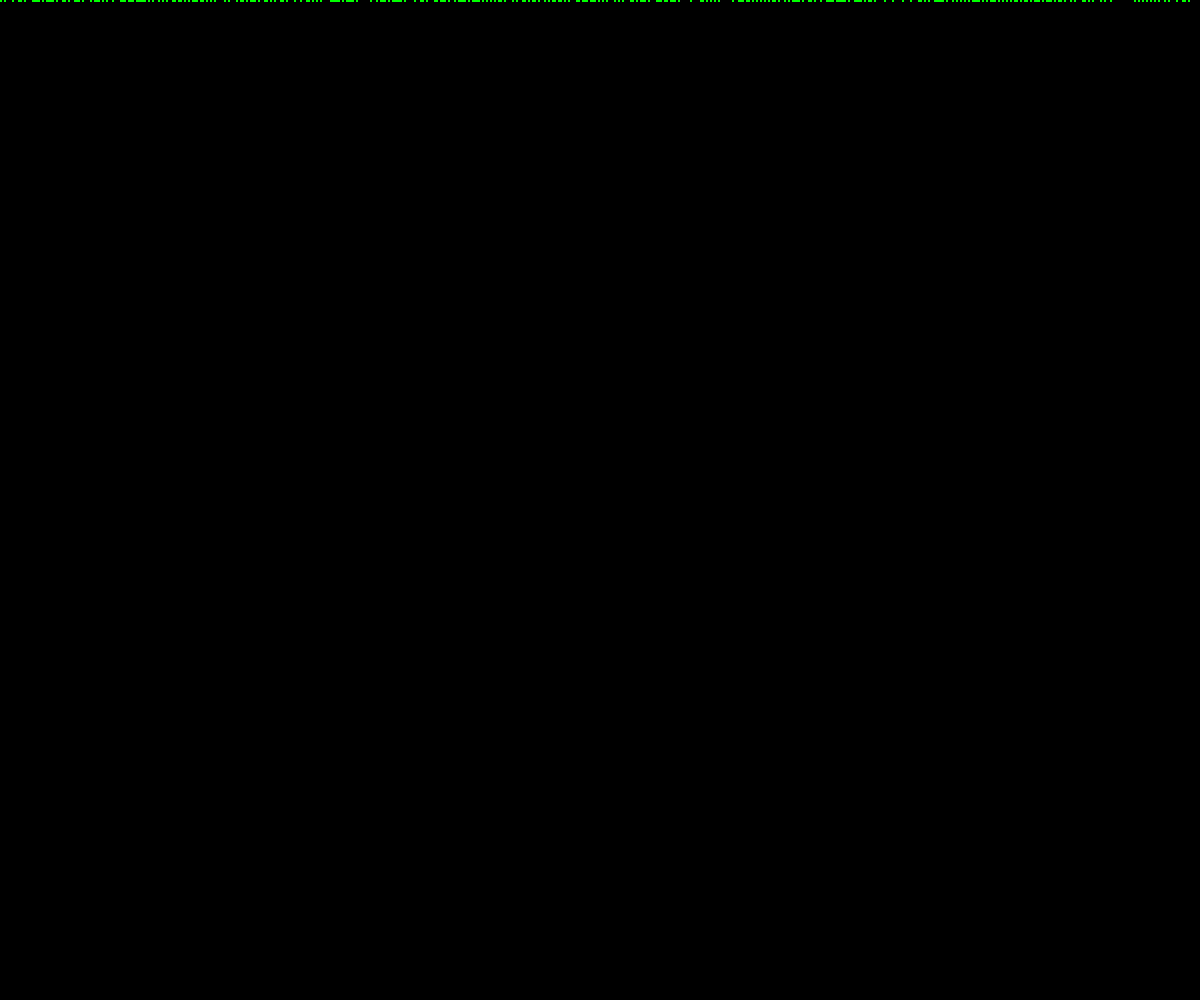
Frame 1 (no input)
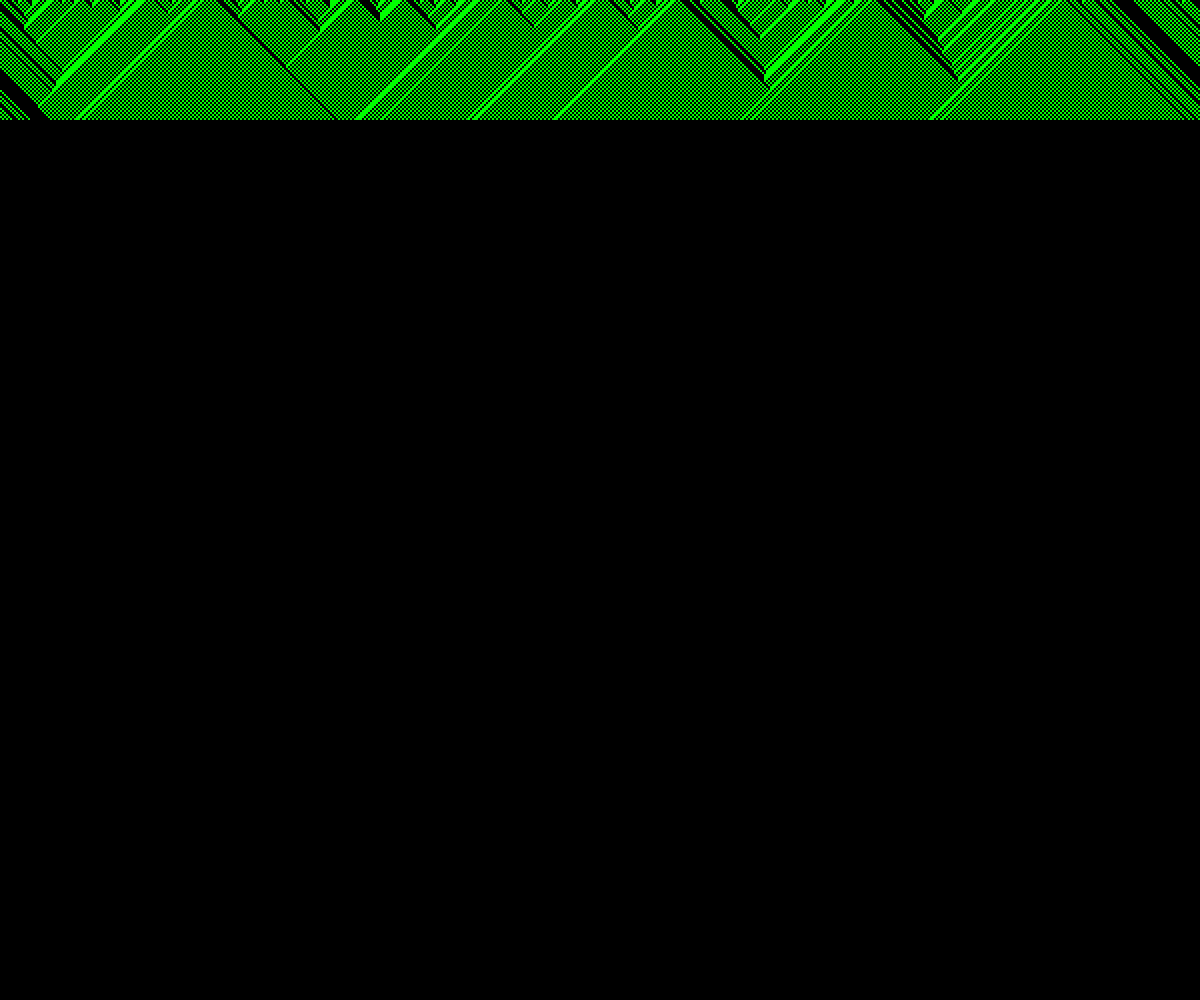
Frame 60 (no input)
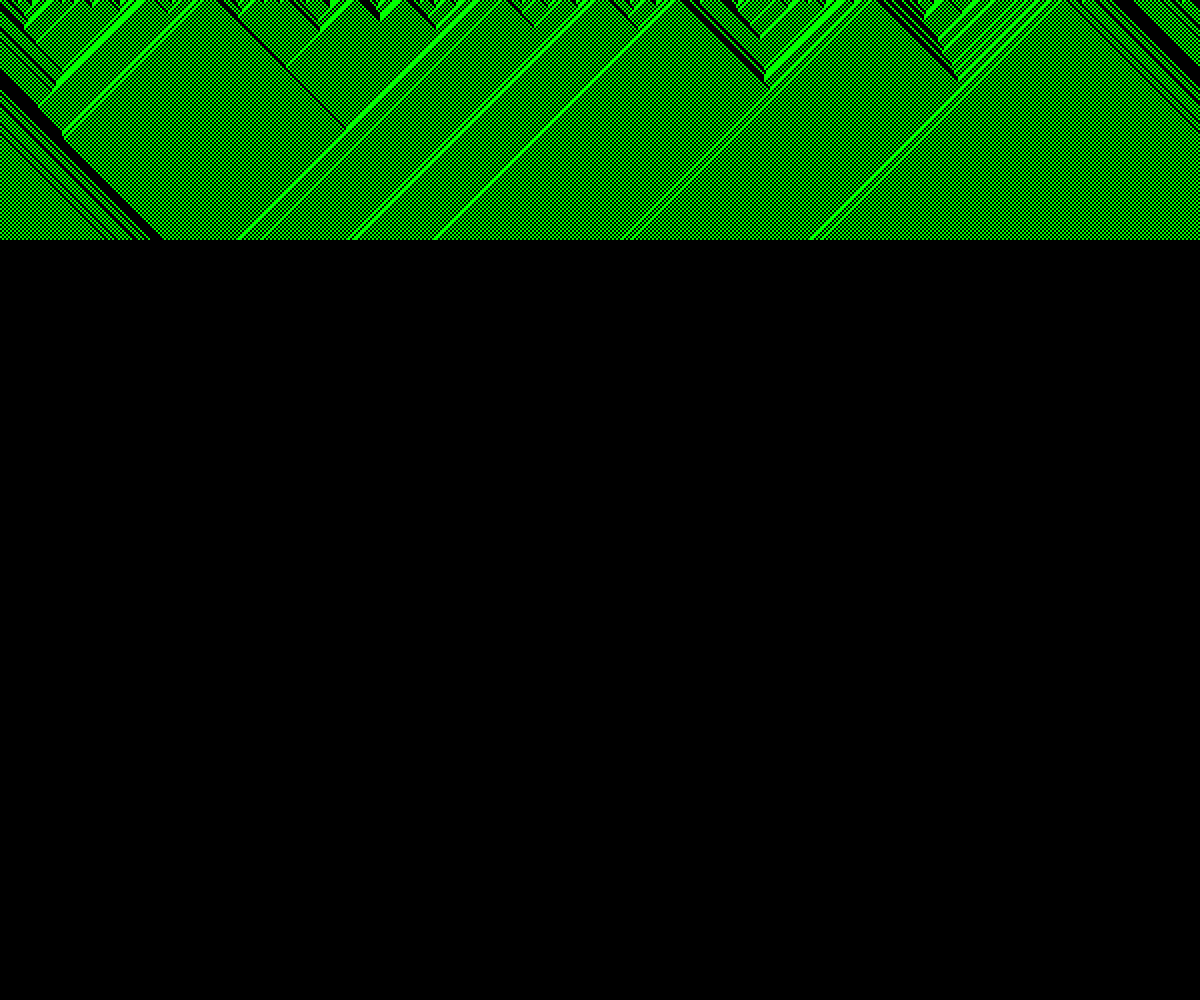
Frame 120 (the mouse pressed at the canvas centre since frame 60)

The p5.js sketch that drew these frames (run headless with seeded random() and noise() and a simulated clock; from frame 60 on, the mouse is pressed at the canvas centre):

// p5.js sketch
// ── sketch.js
var arr = [];
var n = 100;
var cellsize = 2;
var y = 0;

function setup () {
  createCanvas(windowWidth, windowHeight);
  n = width/cellsize;
  
  background(0);
  fill(0, 255, 0);
  noStroke();
  for (var i = 0; i < n; i++) {
    arr[i] = Math.floor(Math.random() * 2);
  }
}

function draw () {
	var tmp = [];
	for (var i = 0; i < n; i++) {
		tmp[i] = calculate(arr[(i + 1) % n],
						   arr[i],
						   arr[i < 1 ? n - 1 : i - 1]);
	}
	printStuff(tmp);
	arr = tmp;

	if (y > height/cellsize) noLoop();
	
	y++;
}

function calculate (a, b, c) {
  var n = a + b * 2 + c * 4;

  console.log(n);
  
  switch (n) {
    case 3: case 4: case 5: case 7: 
      return 1;
    default:
      return 0;
  }
}

function printStuff (arr) {
  textSize(32);
  for (var i = 0; i < arr.length; i++) {
    if (arr[i] === 1) {
        rect(i * cellsize, y * cellsize, cellsize, cellsize);
    }
  }
}
